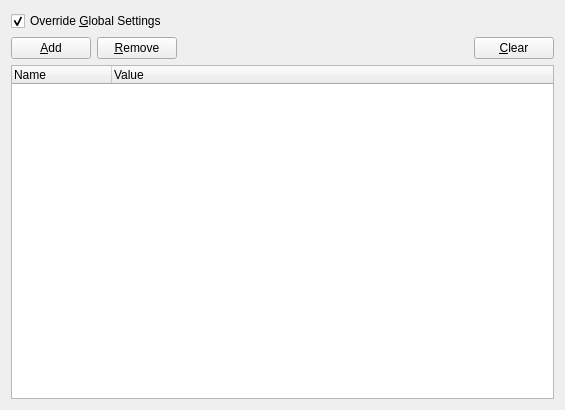
<?xml version="1.0" encoding="UTF-8"?>
<ui version="4.0">
 <class>EnvironmentVariables</class>
 <widget class="QWidget" name="EnvironmentVariables">
  <property name="geometry">
   <rect>
    <x>0</x>
    <y>0</y>
    <width>565</width>
    <height>410</height>
   </rect>
  </property>
  <property name="windowTitle">
   <string>Form</string>
  </property>
  <layout class="QVBoxLayout" name="verticalLayout">
      <item>
          <widget class="QCheckBox" name="overrideCheckBox">
              <property name="text">
                  <string>Override &amp;Global Settings</string>
              </property>
              <property name="checked">
                  <bool>true</bool>
              </property>
          </widget>
      </item>
      <item>
          <widget class="QWidget" name="settingsWidget" native="true">
              <property name="enabled">
                  <bool>true</bool>
              </property>
              <layout class="QVBoxLayout" name="verticalLayout_2">
                  <property name="leftMargin">
                      <number>0</number>
                  </property>
                  <property name="topMargin">
                      <number>0</number>
                  </property>
                  <property name="rightMargin">
                      <number>0</number>
                  </property>
                  <property name="bottomMargin">
                      <number>0</number>
                  </property>
                  <item>
                      <layout class="QHBoxLayout" name="buttons">
                          <item>
                              <widget class="QPushButton" name="add">
                                  <property name="text">
                                      <string>&amp;Add</string>
                                  </property>
                              </widget>
                          </item>
                          <item>
                              <widget class="QPushButton" name="remove">
                                  <property name="text">
                                      <string>&amp;Remove</string>
                                  </property>
                              </widget>
                          </item>
                          <item>
                              <spacer name="horizontalSpacer">
                                  <property name="orientation">
                                      <enum>Qt::Horizontal</enum>
                                  </property>
                                  <property name="sizeHint" stdset="0">
                                      <size>
                                          <width>40</width>
                                          <height>20</height>
                                      </size>
                                  </property>
                              </spacer>
                          </item>
                          <item>
                              <widget class="QPushButton" name="clear">
                                  <property name="text">
                                      <string>&amp;Clear</string>
                                  </property>
                              </widget>
                          </item>
                      </layout>
                  </item>
      <item>
       <widget class="QTreeWidget" name="list">
        <property name="alternatingRowColors">
         <bool>true</bool>
        </property>
        <property name="selectionMode">
         <enum>QAbstractItemView::ExtendedSelection</enum>
        </property>
        <property name="rootIsDecorated">
         <bool>false</bool>
        </property>
        <property name="itemsExpandable">
         <bool>false</bool>
        </property>
        <property name="animated">
         <bool>true</bool>
        </property>
        <property name="expandsOnDoubleClick">
         <bool>false</bool>
        </property>
        <column>
         <property name="text">
          <string>Name</string>
         </property>
        </column>
        <column>
         <property name="text">
          <string>Value</string>
         </property>
        </column>
       </widget>
      </item>
     </layout>
    </widget>
   </item>
  </layout>
 </widget>
 <resources/>
 <connections/>
</ui>
